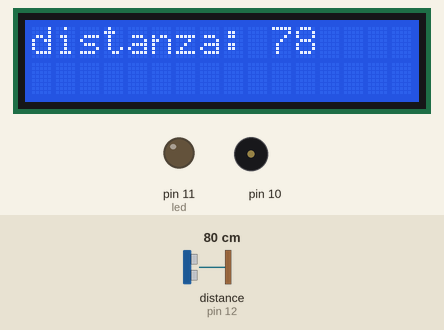
This sketch was run on a simulated Arduino Uno, built with avr-gcc and run on an emulated ATmega328P. Parts: 16×2 character LCD, output pins drawn as LEDs (lit = HIGH), buzzer (waves = sounding). Wiring (inferred from the names in the program): ultrasonic range finder: trigger pin 13; echo pin 12. Dashed ring = blinking. The test bench sets the inputs (shaded band); at power-on: distance to the obstacle (sensor on pin 12) 80 cm. The echo pulse lasts 58.3 µs per cm; pins used as bus, display or sensor lines are not drawn.

Above: at 1.2 s.
1.3 s: distance to the obstacle (sensor on pin 12) set to 56 cm
At 1.9 s:
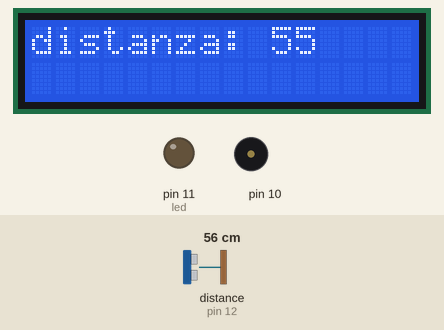
2.8 s: distance to the obstacle (sensor on pin 12) set to 48 cm
At 3.11 s:
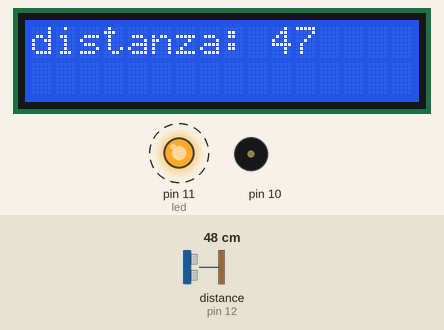
5.1 s: distance to the obstacle (sensor on pin 12) set to 18 cm
At 5.38 s:
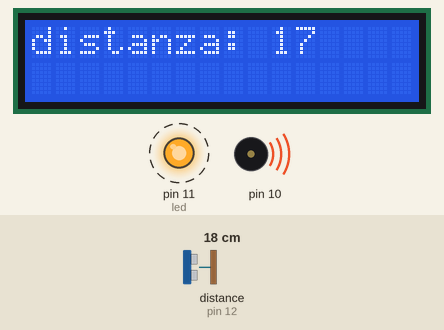
Timing chart, 0 to 12.7 s (numbered marks = the images above; inputs shaded):
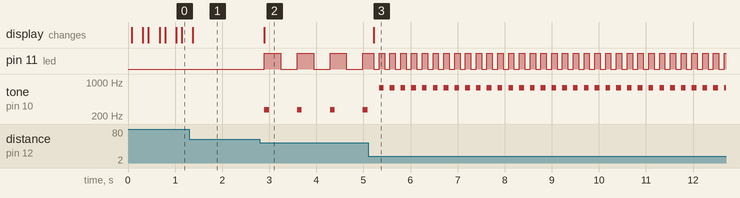

The sketch:

Sensore_di_Parcheggio_Display.ino
```cpp
#include <LiquidCrystal_I2C.h>

const int triggerPort = 13;
const int echoPort = 12;
const int led = 11;

unsigned long t1, dt;
int tblink = 100;
int statoled = LOW;
int freq = 220;

//porta sda A4 scl A5
LiquidCrystal_I2C lcd(0x27, 16, 2);

void setup() {
  pinMode(triggerPort, OUTPUT);
  pinMode(echoPort, INPUT);
  pinMode(led, OUTPUT);
  lcd.begin();
  lcd.backlight();
}

void loop() {
  long distanza = misura();
  lcd.setCursor(0, 0);
  lcd.print("distanza: ");
  lcd.setCursor(10, 0);
  lcd.print(distanza);

  if (distanza < 10) {
    digitalWrite(led, HIGH);
    tone(10, 880);
  } else if (distanza > 50) {
    digitalWrite(led, LOW);
    noTone(10);
  } else {
    tblink = map(distanza, 10, 50, 30, 300); //5-40 dist max e min, 30-300 millisecond max e min
    freq = map(distanza, 10, 50, 880, 220); //5-40 dist max e min, 880-220 frequenza max e min

    dt = millis() - t1;
    if (dt >= tblink) {
      statoled = !statoled;
      digitalWrite(led, statoled);
      t1 = millis();
      if (statoled) {
        tone(10, freq, 100);  //pin, frequenza, durata(millisecond)
      } else {
        //noTone(10);
      }
    }
  }

  delay(100);
}

long misura() {
  //porta bassa l'uscita del trigger
  digitalWrite( triggerPort, LOW );
  //invia un impulso di 10microsec su trigger
  digitalWrite( triggerPort, HIGH );
  delayMicroseconds( 10 );
  digitalWrite( triggerPort, LOW );

  long durata = pulseIn( echoPort, HIGH );
  long distanza = 0.034 * durata / 2;
  return distanza;

}
```

Measured:
- the behaviour switches between 52 and 51 cm on distance to the obstacle (sensor on pin 12) (found by bisection; images 1 and 2)
- after the input at 1.3 s, the display: changes after 0.08 s (image 1)
- after the input at 2.8 s, pin 11 (led): alternates HIGH for 0.35 s and LOW for 0.35 s, starting after 0.09 s; tone on pin 10: alternates 270 Hz for 0.10 s and silent for 0.60 s, starting after 0.09 s; the display: changes after 0.09 s (image 2)
- after the input at 5.1 s, pin 11 (led): alternates HIGH for 0.11 s and LOW for 0.11 s, starting after 0.12 s; tone on pin 10: alternates 765 Hz for 0.10 s and silent for 0.13 s, starting after 0.23 s; the display: changes after 0.12 s (image 3)
